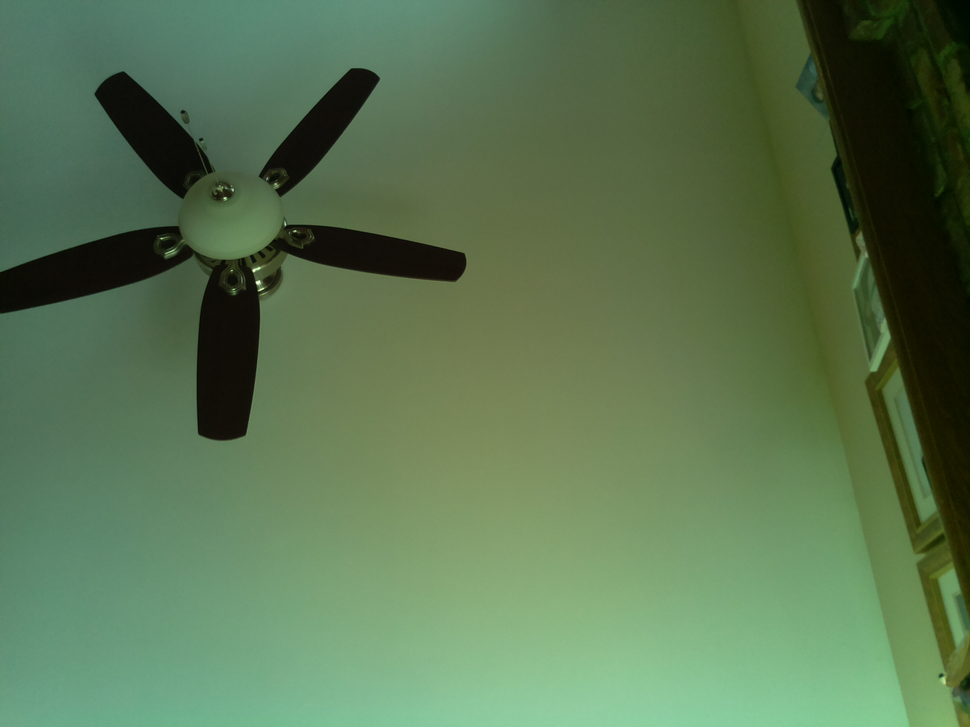
#> input picture example_shapes.png, 970 x 727 px, shrunk from 2592 x 1944 before the run, given in place of the camera
$ python areacompare.py   (older library calls are emulated)
#> lines starting #> are read from the running program, lines starting #| are printed output that depends on the picture; after the words box and inside, x2 and y2 are one past the last pixel; in counts of white or black regions, pixels touching at a corner belong together
#Alex Black
import cv2
import numpy as np
import io
from PIL import Image
from threading import Thread
import collections

frame = cv2.VideoCapture( 0 )
kern = np.ones( ( 1, 1 ), np.uint8 )

i = 0
while True:
    i+=1
    print( i )
    _,cimg = frame.read()
#> cimg is the input picture: shape (727, 970, 3); mean B, G, R 81.3, 116.9, 89.7

    #cimg = cv2.imread( 'test.png' )

    cimgh, cimgw, _ = cimg.shape
#> cimgh = 727; cimgw = 970

    cimg = cv2.blur( cimg, ( 1, 1 ) )   #Quick blur removes some of the worst artifacts

    bwcimg = cv2.cvtColor( cimg, cv2.COLOR_BGR2GRAY )
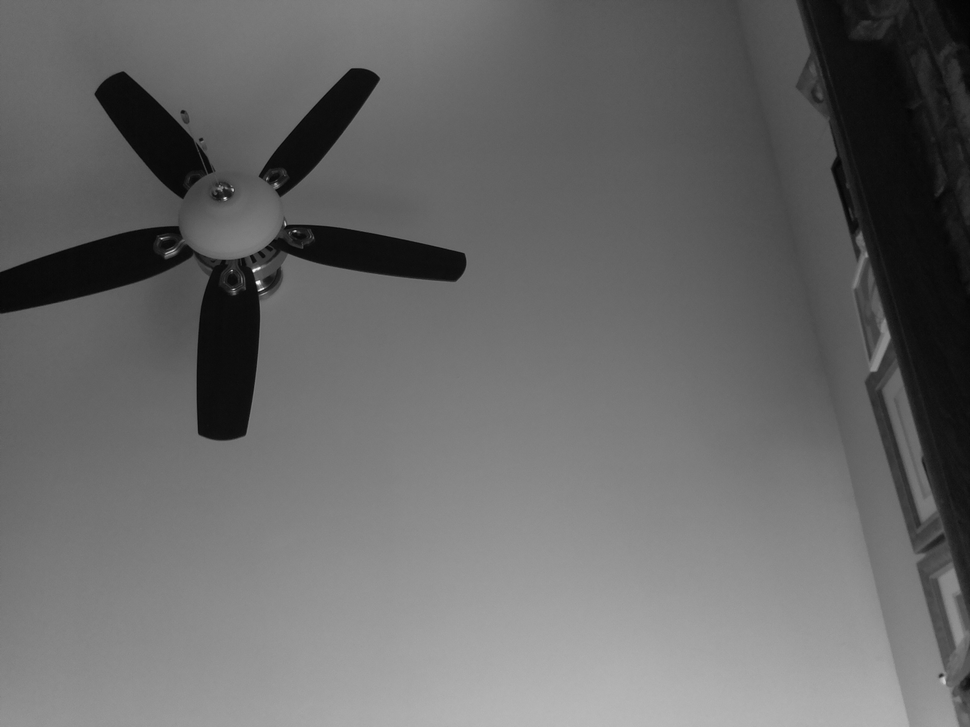
#> bwcimg: shape (727, 970); min 4, max 246, mean 104.7
    '''This section isolates areas'''
    diff = cv2.cvtColor( cv2.bitwise_xor( cimg, cv2.blur( cimg, ( 5, 5 ) ) ), cv2.COLOR_BGR2GRAY )
    white1 = np.array( [ 10 ] )
    white2 = np.array( [ 256 ] )
    maxdiff = cv2.cvtColor( cv2.inRange( cv2.blur( diff, ( 5, 5 ) ), white1, white2 ), cv2.COLOR_GRAY2BGR )
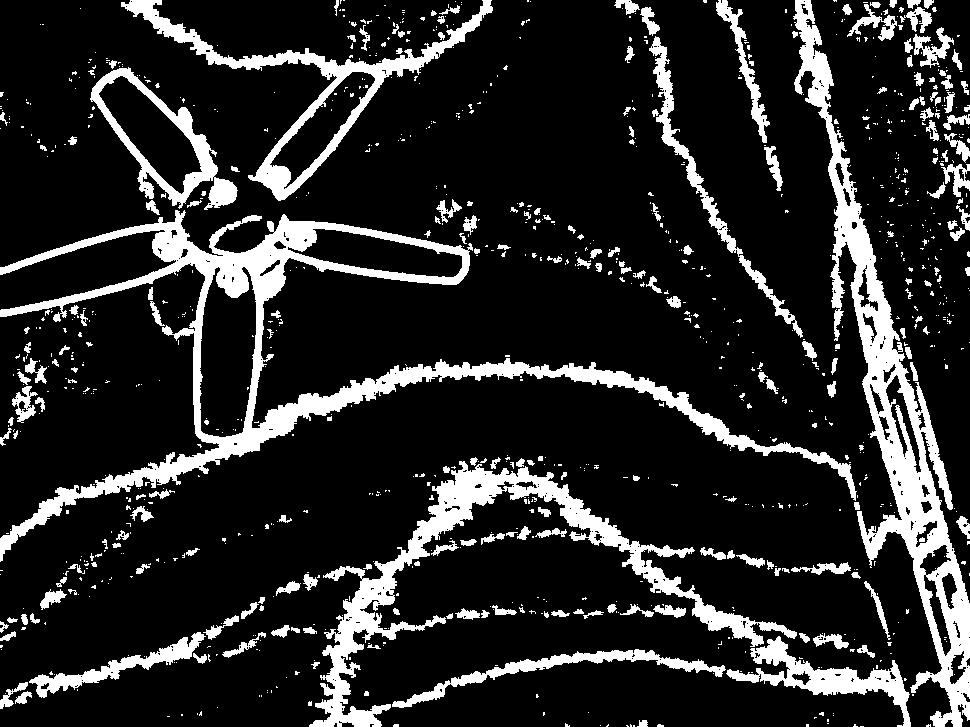
#> maxdiff: shape (727, 970, 3); 15.9% white; 1041 white regions (815 under 20 px), largest, box (x1, y1, x2, y2) and area: (0, 210, 857, 562) 27812, (793, 0, 970, 727) 21938, (309, 461, 797, 727) 15408
    edge = cv2.bitwise_and( cv2.Canny( cv2.blur( cimg, ( 2, 2 ) ), 133, 100 ), cv2.cvtColor( cv2.bitwise_and( cimg, maxdiff ), cv2.COLOR_BGR2GRAY ) )
    w1 = np.array( [ 50 ] )
    w2 = np.array( [ 256 ] )
    edge = cv2.cvtColor( cv2.inRange( edge, w1, w2 ), cv2.COLOR_GRAY2BGR )
#> edge: shape (727, 970, 3); 0.5% white in thin lines or dots
    dedge = cv2.dilate( edge, np.ones( ( 5, 5 ), np.uint8 ), iterations = 3 )
#> dedge: shape (727, 970, 3); 7.7% white; 9 white regions, largest, box (x1, y1, x2, y2) and area: (834, 193, 970, 727) 21025, (0, 211, 473, 448) 17813, (89, 66, 241, 208) 6906
    rcimg = cv2.bitwise_and( dedge,  cimg )

    '''This section is for contour identification'''
    bwcimg = cv2.cvtColor( rcimg, cv2.COLOR_BGR2GRAY )
    ret, thresh = cv2.threshold( bwcimg, 0, 255, 0 )
    dthresh = cv2.dilate( thresh, np.ones( ( 5, 5 ), np.uint8 ), iterations = 5 )
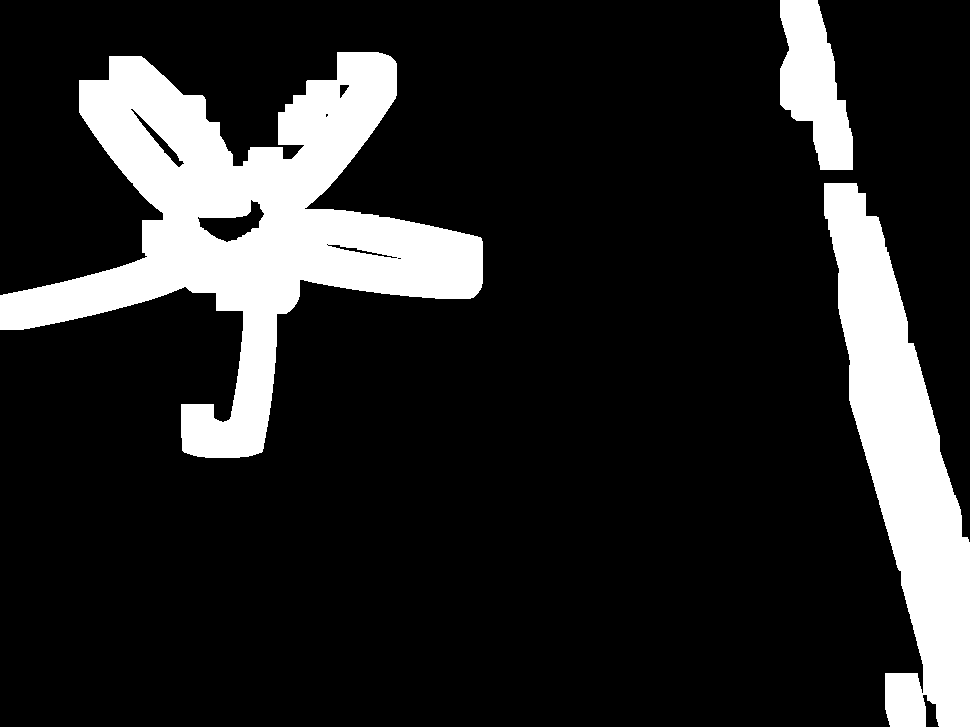
#> dthresh: shape (727, 970); 16.1% white; 3 white regions
    im2, contours, hierarchy = cv2.findContours( thresh, cv2.RETR_TREE, cv2.CHAIN_APPROX_SIMPLE )
#> contours = 43 contours, 26 with area under 20; largest, box (x1, y1, x2, y2) and area: (834, 193, 970, 727) 21600, (0, 211, 473, 448) 20564, (89, 66, 241, 208) 6578, (253, 62, 387, 204) 4122, (279, 231, 460, 276) 3738
    #cv2.drawContours( cimg, contours, -1, ( 0, 255, 0 ), 3 )

    fMask = np.zeros( ( cimgh, cimgw ), np.uint8 )
    cMask = np.zeros( ( cimgh, cimgw ), np.uint8 )
    for o in contours:
        cv2.fillPoly( cMask, pts = [ o ], color = 255 )
        pcontavg = cv2.meanStdDev( bwcimg, mask = cMask )
        pcontmodavg = cv2.meanStdDev( bwcimg, mask = cv2.bitwise_xor( cv2.dilate( cMask, np.ones( ( 5, 5 ), np.uint8 ), iterations = 3 ), cMask ) )
        #For this if statement, it appears that the magic value for the blue star (greyscaled) example is between 10.0125 and 10.01, and the splotches of white tend to fall within a seperate but similar range
        #Having an upper bound may not work later for different targets, notably white one
        #A value of ten should pick up many dull objects in theory
        if( abs( pcontavg[ 1 ][ 0 ] - pcontmodavg[ 1 ][ 0 ] ) > 10.0 ):
            fMask = cv2.bitwise_or( fMask, cMask )
        cMask = np.zeros( ( cimgh, cimgw ), np.uint8 )
#> this loop made 43 passes
#> (pcontavg, pcontmodavg) on passes 1 to 12: (([154], [13.27]), ([0], [0])), (([51.15], [43.58]), ([0], [0])), (([16.46], [16.39]), ([34.3], [17.34])), (([1.58], [5.1]), ([28.16], [23.39])), (([76.76], [35.48]), ([0], [0])), (([59], [36.16]), ([79.09], [12.47])), (([58.73], [36.08]), ([77.94], [14.3])), (([60.62], [35.04]), ([75.68], [17.74])), (([59.82], [36.64]), ([75.39], [17.45])), (([56.64], [35.91]), ([74.77], [18.43])), (([53.89], [38.16]), ([75.37], [16.08])), (([57.88], [33.42]), ([72.8], [17.89]))
#> (o, pcontavg, pcontmodavg) on passes 23, 24, 27, 28, 29, 34: ([[926, 567], [927, 566], [928, 567], [927, 568]], ([61.6], [30.83]), ([69.56], [19.52])), ([[927, 566], [928, 565], [929, 566], [928, 567]], ([61], [30.55]), ([67.95], [22.7])), ([[924, 535], [925, 534], [926, 535], [925, 536]], ([52], [26.05]), ([59.89], [25.94])), ([[925, 534], [926, 533], [927, 534], [926, 535]], ([52], [26.05]), ([59.81], [25.89])), ([[926, 533], [927, 532], [928, 533], [927, 534]], ([52.4], [26.22]), ([60.37], [25.23])), ([[888, 364], [889, 363], [890, 364], [889, 365]], ([43.2], [21.63]), ([63.18], [10.15]))
#> pass 1, `fMask = cv2.bitwise_or( fMask, cMask )`:
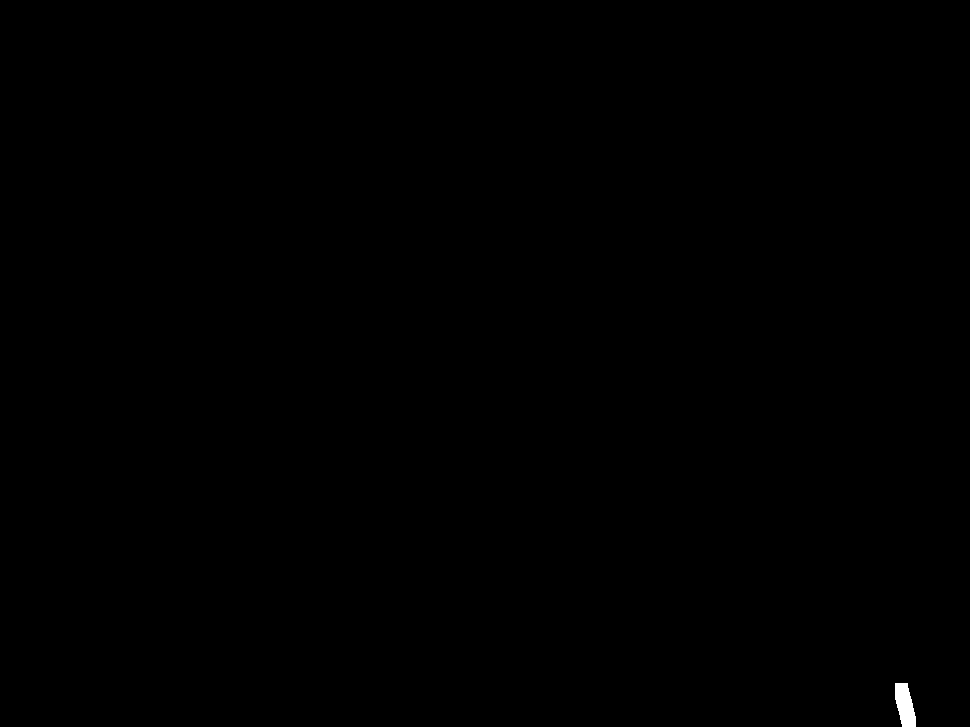
#> fMask: shape (727, 970); 0.09% white; 1 white region, box (x1, y1, x2, y2) and area: (895, 683, 916, 727) 667
#> after the loop: cMask: shape (727, 970); every value is 0
#> after the loop:
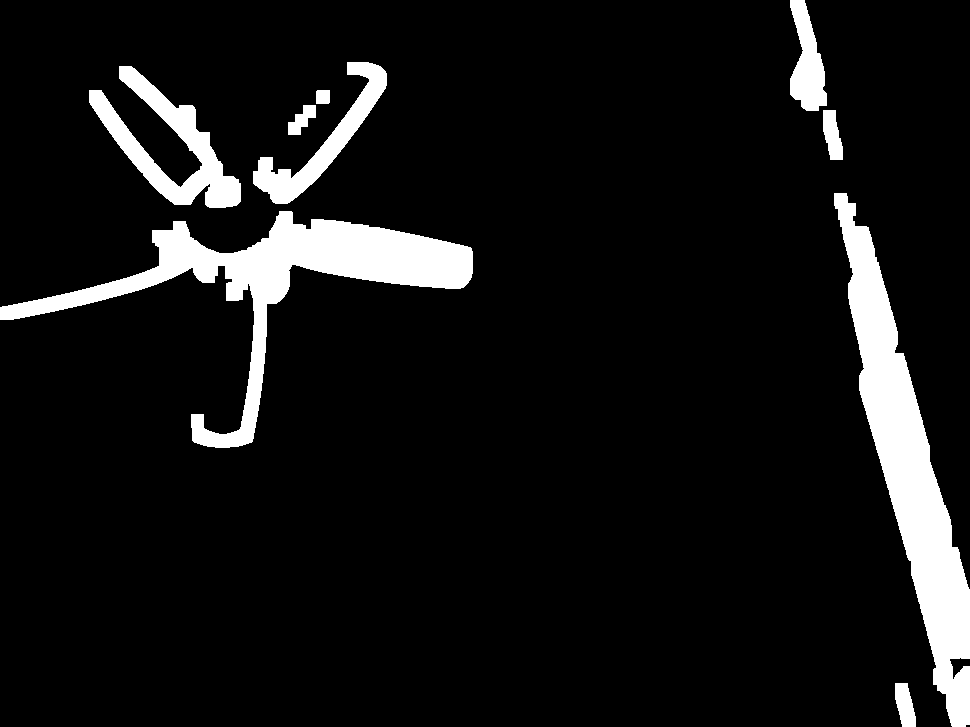
#> fMask: shape (727, 970); 8.4% white; 9 white regions, largest, box (x1, y1, x2, y2) and area: (834, 193, 970, 727) 22201, (0, 211, 473, 448) 21370, (89, 66, 241, 208) 6906

    '''Just some other things, display mostly'''
    cv2.imshow( 'ori', cimg )
    cv2.imshow( 'cut1', cv2.bitwise_and( cv2.cvtColor( dthresh, cv2.COLOR_GRAY2BGR ), cimg ) )
    cv2.imshow( 'cut2', cv2.bitwise_and( cv2.cvtColor( fMask, cv2.COLOR_GRAY2BGR ), cimg ) )
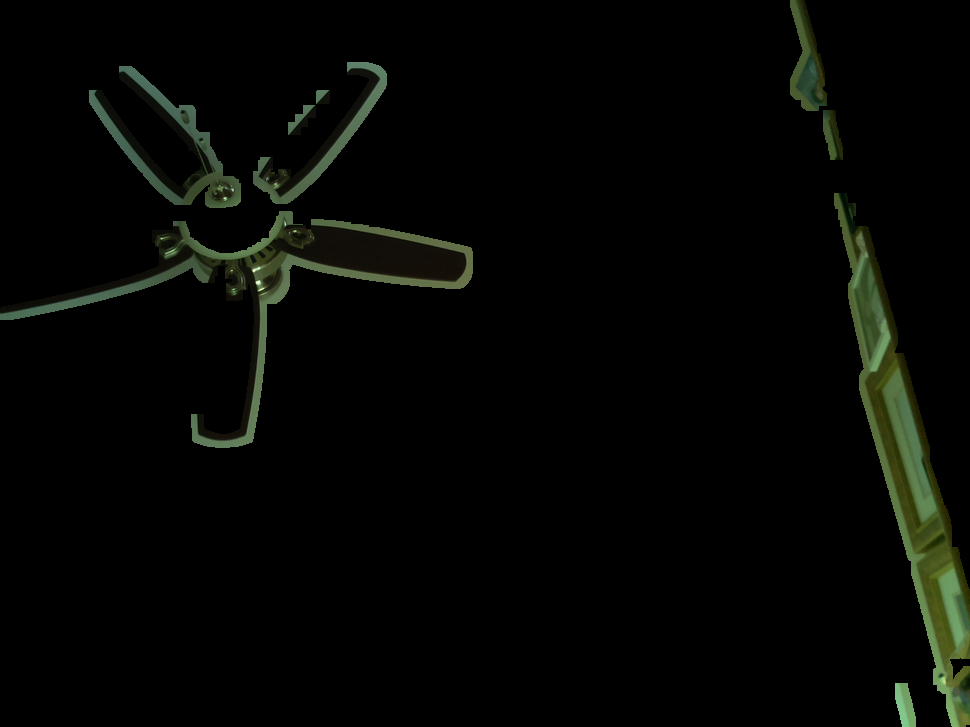
#> window 'cut2': shape (727, 970, 3); mean B, G, R 3.7, 6.3, 5

    if cv2.waitKey(1) == 27:
#> (key Esc is pressed here)
        break
cv2.destroyAllWindows()
frame.release()

$ run again, on test.png
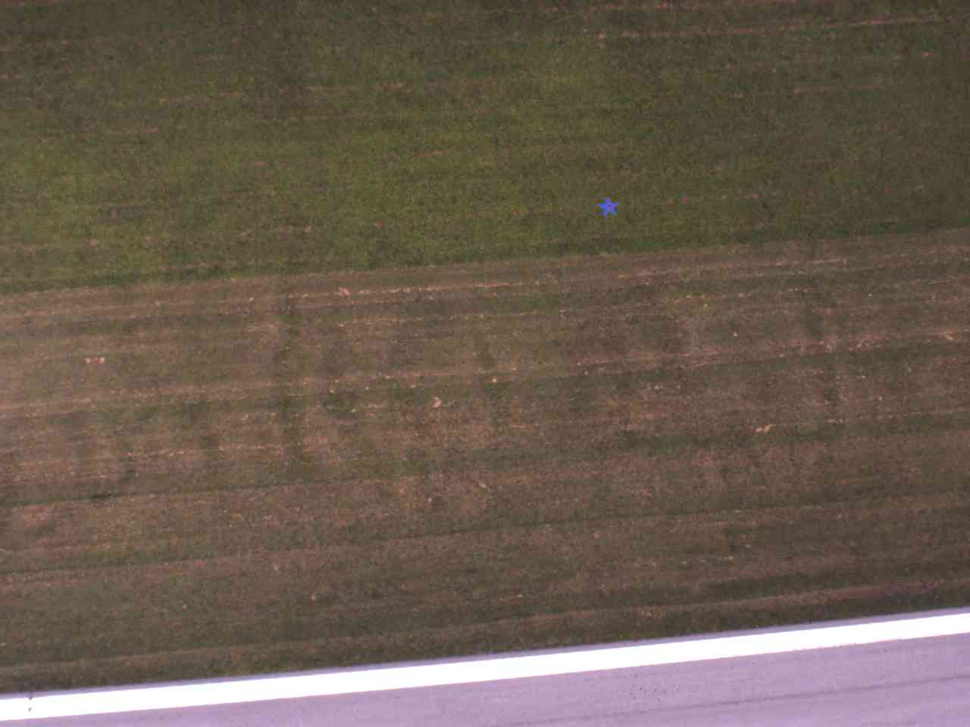
#> input picture test.png, 970 x 727 px, shrunk from 1280 x 960 before the run, given in place of the camera
#> cimg is the input picture: shape (727, 970, 3); mean B, G, R 78.7, 92.5, 106
#> `maxdiff = cv2.cvtColor( cv2.inRange( cv2.blur( diff, ( 5, 5 ) ), white..`:
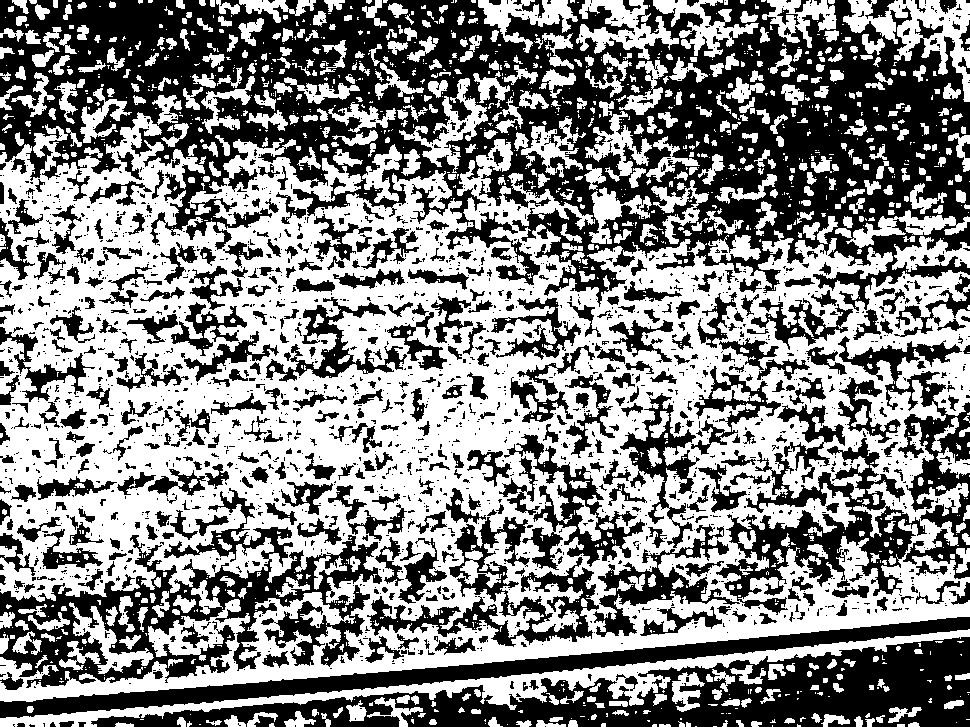
#> maxdiff: shape (727, 970, 3); 53% white; 2141 black regions (1652 under 20 px), largest, box (x1, y1, x2, y2) and area: (0, 0, 970, 311) 140073, (91, 637, 970, 727) 30691, (0, 488, 382, 688) 22558
#> dedge: shape (727, 970, 3); 11% white; 125 white regions, largest, box (x1, y1, x2, y2) and area: (0, 600, 970, 727) 32942, (332, 280, 446, 312) 2352, (588, 192, 625, 226) 1068
#> dthresh: shape (727, 970); 31.5% white; 40 white regions
#> contours = 125 contours; largest, box (x1, y1, x2, y2) and area: (0, 600, 970, 727) 30978, (332, 280, 446, 312) 2186, (588, 192, 625, 226) 1004, (670, 288, 714, 314) 814, (469, 279, 516, 303) 756
#> the loop `for o in contours:` made 125 passes
#> (pcontavg, pcontmodavg) on passes 2 to 9: (([87.77], [7.92]), ([0], [0])), (([82.49], [9.37]), ([0.855], [7.88])), (([84.09], [10.2]), ([0], [0])), (([184.4], [65.08]), ([0], [0])), (([89.46], [7.77]), ([0], [0])), (([81.42], [9.48]), ([0], [0])), (([80.1], [9.2]), ([0.817], [7.8])), (([85.21], [10.43]), ([0], [0]))
#> `cv2.imshow( 'cut2', cv2.bitwise_and( cv2.cvtColor( fMask, cv2.COLOR_GR..`:
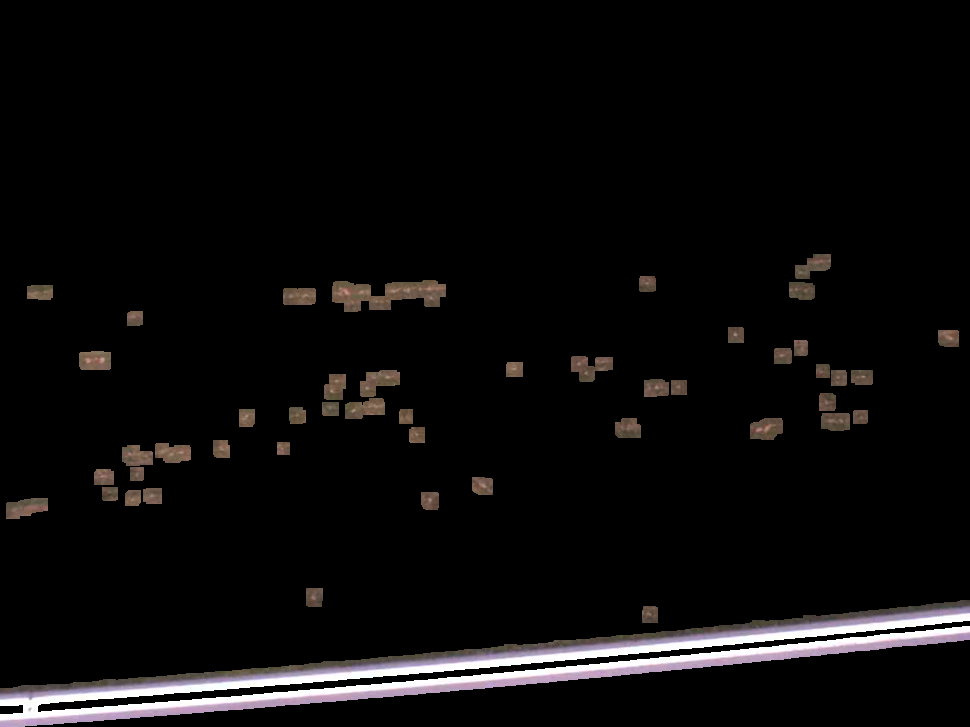
#> window 'cut2': shape (727, 970, 3); mean B, G, R 10.9, 10.8, 11.9
